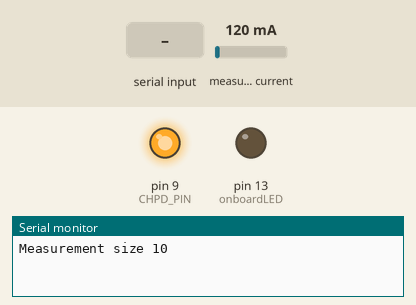
The sketch below on a simulated Arduino Uno, built for the host (arithmetic inside an expression is 32-bit, double 64-bit). Shown: output pins drawn as LEDs (lit = HIGH), the last lines printed to the serial monitor. Inputs (shaded band) come from the test bench; at power-on: measured current 120 mA. The modem accepts every AT command (registered, SIM ready, sends succeed) and sends nothing else.

Above: at 4.6 s.
At 6.2 s:
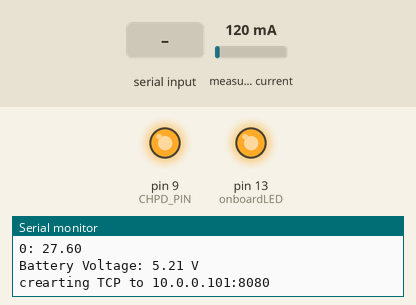
6.3 s: "1" received over the second serial link
At 10.3 s:
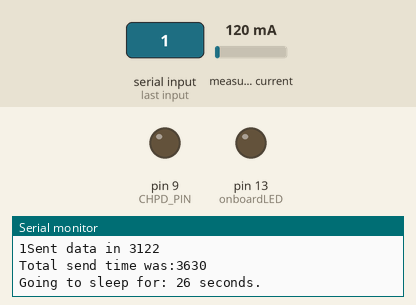
Timing chart, 0 to 16.5 s (numbered marks = the images above; inputs shaded):
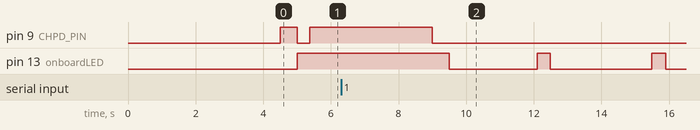

The sketch:

emon.ino
```cpp
#include "EmonLib.h"                   // Include Emon Library
#include <stdio.h>
#include "ESP8266.h"
#include <avr/sleep.h>
#include <avr/power.h>
#include <avr/wdt.h>
#define SSID        "finchouse1"
#define PASSWORD    "6352938635293"
#define HOST_NAME   "10.0.0.101"
#define HOST_PORT   (8080)
#define CHPD_PIN    9

// send results once every 30 minutes
// sample once a minute
// send the first sample right away
// 5 next one minute away from each other
// get to normal pace

#define MEASUREMENT_INTERVAL_S 30
//#define WIFI_UODATE_INTERVAL_M 15
#define MAX_TIME_BETWEEN_MEASUREMENTS_S 120
#define MAX_MEASUREMENT_DIFF 20 //in Watts
#define WIFI_UODATE_INTERVAL_M 20
//#define MEASUREMENTS_SIZE (int)(1.05*(60/MEASUREMENT_INTERVAL_S)*WIFI_UODATE_INTERVAL_M)
#define MEASUREMENTS_SIZE 10


#if DEBUG_AS
#  define PRINT_AS(...)    Serial.print(__VA_ARGS__)
# define PRINT_ASLN(...)  Serial.println(__VA_ARGS__)
#else
# define PRINT_AS(...)
# define PRINT_ASLN(...)
#endif

EnergyMonitor emon1;
SoftwareSerial wifiSerial(2, 3); // RX, TX
ESP8266 wifi(wifiSerial);
bool saveEnergy = 1;

String GET = "GET /logWattageEntry.php";
static uint8_t mux_id = 0;
uint8_t buffer[36] = {0};
int buffer_length = 36;
int measurements_size = MEASUREMENTS_SIZE;
double measurements[MEASUREMENTS_SIZE] = {0};
unsigned int intervals[MEASUREMENTS_SIZE] = {0};
unsigned long millisOffest_l = 0;


int onboardLED = 13;
int BATTERY_SENSE_PIN = A1;
int oldBatteryPcnt = 0;

// how many times remain to sleep before wake up
int nbr_remaining;

// interrupt raised by the watchdog firing
// when the watchdog fires during sleep, this function will be executed
// remember that interrupts are disabled in ISR functions
ISR(WDT_vect)
{
        // not hanging, just waiting
        // reset the watchdog
        wdt_reset();
}

// function to configure the watchdog: let it sleep 8 seconds before firing
// when firing, configure it for resuming program execution
void configure_wdt(void)
{

  cli();                           // disable interrupts for changing the registers

  MCUSR = 0;                       // reset status register flags

                                   // Put timer in interrupt-only mode:
  WDTCSR |= 0b00011000;            // Set WDCE (5th from left) and WDE (4th from left) to enter config mode,
                                   // using bitwise OR assignment (leaves other bits unchanged).
  WDTCSR =  0b01000000 | 0b000110; // set WDIE: interrupt enabled
                                   // clr WDE: reset disabled
                                   // and set delay interval (right side of bar) to 8 seconds

  sei();                           // re-enable interrupts

  // reminder of the definitions for the time before firing
  // delay interval patterns:
  //  16 ms:     0b000000
  //  500 ms:    0b000101
  //  1 second:  0b000110
  //  2 seconds: 0b000111
  //  4 seconds: 0b100000
  //  8 seconds: 0b100001

}

// Put the Arduino to deep sleep. Only an interrupt can wake it up.
void sleep(int ncycles)
{
  nbr_remaining = ncycles; // defines how many cycles should sleep

  // Set sleep to full power down.  Only external interrupts or
  // the watchdog timer can wake the CPU!
  set_sleep_mode(SLEEP_MODE_PWR_DOWN);

  // Turn off the ADC while asleep.
  power_adc_disable();

  while (nbr_remaining > 0){ // while some cycles left, sleep!

  // Enable sleep and enter sleep mode.
  sleep_mode();

  // CPU is now asleep and program execution completely halts!
  // Once awake, execution will resume at this point if the
  // watchdog is configured for resume rather than restart

  // When awake, disable sleep mode
  sleep_disable();
  //update offset (sletp for 1s)
  millisOffest_l+=1000;

  // we have slept one time more
  nbr_remaining = nbr_remaining - 1;

  }

  // put everything on again
  power_all_enable();

}


void setup()
{
  blink(5);
  wifi.restart();
  analogReference(DEFAULT);
// configure the watchdog
  configure_wdt();
  Serial.begin(9600);
  Serial.print(F("Measurement size "));
  Serial.println(measurements_size);
  pinMode(CHPD_PIN, OUTPUT); //esp01 chip core
  pinMode(onboardLED, OUTPUT);
  emon1.current(2, 90);             // Current: input pin, calibration.
  digitalWrite(CHPD_PIN, HIGH);
  bool connected = connectToWifi();
  if (!saveEnergy){
  } else {
    digitalWrite(CHPD_PIN, LOW);
  }
}

bool connectToWifi(){
    delay(500);
    Serial.println(F("Connecting to Wifi"));
    if (wifi.setOprToStationSoftAP()) {
    } else {
        Serial.println(F("to station + softap err"));
        return 0;
    }
    if (wifi.joinAP(SSID, PASSWORD)) {
        PRINT_ASLN("Join AP success");
    } else {
        Serial.print(F("Join AP failure\r\n"));
        return 0;
    }

        if (wifi.enableMUX()) {
        PRINT_ASLN("multy ok");
    } else {
        Serial.println(F("multy err"));
        return 0;
    }

    Serial.println(F("setup end"));
    return 1;
}

void updateSensorData(String data, unsigned long referrenceTime){
  float batteryLevel = getBatteryLevel();
  String GET_REQUEST = GET + "?bt=" + batteryLevel + "&rt=" + referrenceTime + "&w=" + data +"\r\n\r\n";
  updateData(HOST_NAME, HOST_PORT, &GET_REQUEST[0]);
}

void updateData(char* host_name, int port, char *get_str){
    Serial.print(F("crearting TCP to "));
    Serial.print(host_name);
    Serial.print(":");
    Serial.println(port);
    if (wifi.createTCP(mux_id, host_name, port)) {
        PRINT_ASLN("create tcp ok\r\n");
    } else {
        Serial.print(F("create tcp err\r\n"));
    }

    wifi.send(mux_id, (const uint8_t*)get_str, strlen(get_str));

    uint32_t len = wifi.recv(mux_id, buffer, sizeof(buffer), 3000, 0);
    if (len>buffer_length){
      buffer[buffer_length-1] = 0;
    }
    PRINT_AS("buffer:");
    PRINT_ASLN((char*)buffer);

    if (wifi.releaseTCP(mux_id)) {
          PRINT_ASLN("release tcp ok");
      } else {
      }


}

void send_measurements(int measurements_count, unsigned long referrenceTime){
  unsigned long startTime = millis();
  unsigned long startTimeLocal = millis();
  int maxSamplesPerRequest = 20;
  int pointer = 0;

  digitalWrite(CHPD_PIN, HIGH);
  connectToWifi();
//  delay(6000);
//  Serial.print("IP: ");
//  Serial.println(wifi.getLocalIP().c_str());
  Serial.print(F("Connected to wifi in "));
  Serial.println(millis() - startTimeLocal);
  startTimeLocal = millis();
  while (pointer < measurements_count){
    String str = String("");
//    for (int i = 0 ; i< measurements_count; i++){
      for(int i = 0; i<maxSamplesPerRequest;i++){
      if (pointer >= measurements_count)
        break;
//      Serial.print("sending measurement ");
      Serial.print(pointer);
      Serial.print(": ");
      Serial.println(measurements[pointer]);
      if (i!=0){
        str +=String(",");
      }
      str += String(measurements[pointer]);
      str += String(";");
      str += String(intervals[pointer]);
      pointer++;
    }
    updateSensorData(str, referrenceTime);
  }

//  Serial.println(str);
  if (saveEnergy){
    digitalWrite(CHPD_PIN, LOW);
  }
  Serial.print(F("Sent data in "));
  Serial.println(millis() - startTimeLocal);
  startTimeLocal = millis();
  unsigned long totalTime = millis() - startTime;
  Serial.print(F("Total send time was:"));
  Serial.println(totalTime);
  delay(500);
}


void blink(int times){
  for (int i=0; i<times;i++){
    digitalWrite(onboardLED, HIGH);   // turn the LED on (HIGH is the voltage level)
    delay(100);               // wait for a second
    digitalWrite(onboardLED, LOW);    // turn the LED off by making the voltage LOW
    delay(100);
  }
}

long millisOffset(){
    return millis() + millisOffest_l;
}

  float getBatteryLevel(){
    int sensorValue = analogRead(BATTERY_SENSE_PIN);

    // 1M, 470K divider across battery and using internal ADC ref of 1.1V
    // Sense point is bypassed with 0.1 uF cap to reduce noise at that point
    // ((1e6+470e3)/470e3)*3.3 = Vmax = 10.41 Volts
    // 10.41/1023 = Volts per bit = 0.010180945

    float batteryV  = sensorValue * 0.010180945;
    Serial.print(F("Battery Voltage: "));
    Serial.print(batteryV);
    Serial.println(" V");

    return batteryV;
  }

//debug
//void loop(){
//  double Irms = emon1.calcIrms(1480);  // Calculate Irms only
// Serial.print("IRMS:");
// Serial.println(Irms*230.0);
// //Serial.print("VOlts:");
// //Serial.println(getBatteryLevel());
//
// delay(500);
//
//}


void loop(){

  static int measurements_count = 0;
  static unsigned long lastMeasurementTS = -1000000;
  static unsigned long time = millis();
  static short firstRun = 1;
  static long WIFI_UODATE_INTERVAL_MS = WIFI_UODATE_INTERVAL_M*60*1000;


  //take one measurement
  digitalWrite(onboardLED, HIGH);
  double watts = emon1.calcIrms(1480) * 230;  // Calculate Irms only nd convert to Watts
  unsigned long measurementTime = millisOffset();


  Serial.print(F("Took measurement of "));
  Serial.print(watts);
  Serial.println(F(" watts."));

  Serial.print(F("measurementTime - lastMeasurementTS = "));
  Serial.println(measurementTime - lastMeasurementTS);

  Serial.print(F("measurements_count="));
  Serial.println(measurements_count);

  if (measurements_count>0){
    Serial.print(F("last measurement was = "));
    Serial.print(measurements[measurements_count-1]);
    Serial.print(F(" so diff is "));
    Serial.println(measurements[measurements_count-1] - watts);
  }


  // if too long has passed since last measurement, or measrement diff from last measurement is too big, save to buffer
  if (((measurementTime - lastMeasurementTS)/1000 > MAX_TIME_BETWEEN_MEASUREMENTS_S) || measurements_count==0 || (measurements_count>0 && measurements[measurements_count-1] - watts > MAX_MEASUREMENT_DIFF)){
          measurements[measurements_count] = watts;
          intervals[measurements_count] = (measurementTime-time)/1000.0; //time diff from cycle start
          measurements_count++;
          lastMeasurementTS = measurementTime;
          Serial.println(F("Measurement added to buffer"));
      }


    Serial.print(F("Buffer utilization is "));
    Serial.print(measurements_count);
    Serial.print(F("/"));
    Serial.println(measurements_size);


    Serial.print(F("Time since last flush="));
    Serial.print((millisOffset() - time)/(1000));
    Serial.println(F(" seconds."));
    Serial.print(F("Next flush schaduled in "));
    Serial.print((long) (WIFI_UODATE_INTERVAL_M*60 - (millisOffset() - time)/(1000)));
    Serial.println(F(" seconds."));

    Serial.flush();


   //if buffer is full, or too long has passed since last send, send buffer
   long timeLeftToSync_M = (millisOffset() - time)/(1000*60L);
   if (firstRun || (timeLeftToSync_M  >= WIFI_UODATE_INTERVAL_M) || measurements_count >= measurements_size){
    Serial.println(F("Fluhing now!"));
    send_measurements(measurements_count, millisOffset()-time);
    measurements_count = 0;
    time = millisOffset();
    firstRun = 0;
  }

  Serial.flush();

  unsigned long sleepTime_s = MEASUREMENT_INTERVAL_S - (millisOffset() - measurementTime)/1000;
  Serial.print(F("Going to sleep for: "));
  Serial.print(sleepTime_s);
  Serial.println(F(" seconds."));
  digitalWrite(onboardLED, LOW);
  sleep(sleepTime_s);
}


//void loop()
//// send the first sample right away
//// 5 next one minute away from each other
//// get to normal pace
//
//{
//  static int measurements_count = 0;
//  static unsigned long time = millis();
//  static unsigned long measurementTime = 0;
//  static unsigned short iteration = 0;
//
//
//
//
//
//  if ((millisOffset() - time)/(1000*60)  >= WIFI_UODATE_INTERVAL_M || measurements_count >= measurements_size || iteration>0 && iteration<=1){
//    Serial.print(F("Measurements. Time:"));
//    Serial.println(millisOffset() - time);
//    send_measurements(measurements_count, millisOffset()-time);
//    measurements_count = 0;
//    Serial.print(F("Cycle. Time:"));
//    Serial.println(millisOffset() - time);
//    time = millisOffset();
//  }
//
//  //blink(2);
//  measurementTime = millisOffset();
//  double Irms = emon1.calcIrms(1480);  // Calculate Irms only
//  measurements[measurements_count] = Irms*230.0;
//  intervals[measurements_count] = (measurementTime-time)/1000.0; //time diff from cycle start
//  measurements_count++;
//    digitalWrite(onboardLED, LOW);
//    sleep(MEASUREMENT_INTERVAL_S);
//    digitalWrite(onboardLED, HIGH);
//  if (iteration<=3){
//      iteration++;
//  }
//
//    Serial.print(F("Took "));
//    Serial.print(measurements_count);
//    Serial.print(F(" measurements out of "));
//    Serial.println(measurements_size);
//    Serial.print(F("Update will be sent in "));
//    Serial.print(WIFI_UODATE_INTERVAL_M*60 - (millisOffset() - time)/(1000));
//    Serial.println(F(" seconds"));
//}
```

Measured:
- by itself, pin 13 (onboardLED): alternates HIGH for 0.40 s and LOW for 2.8 s
